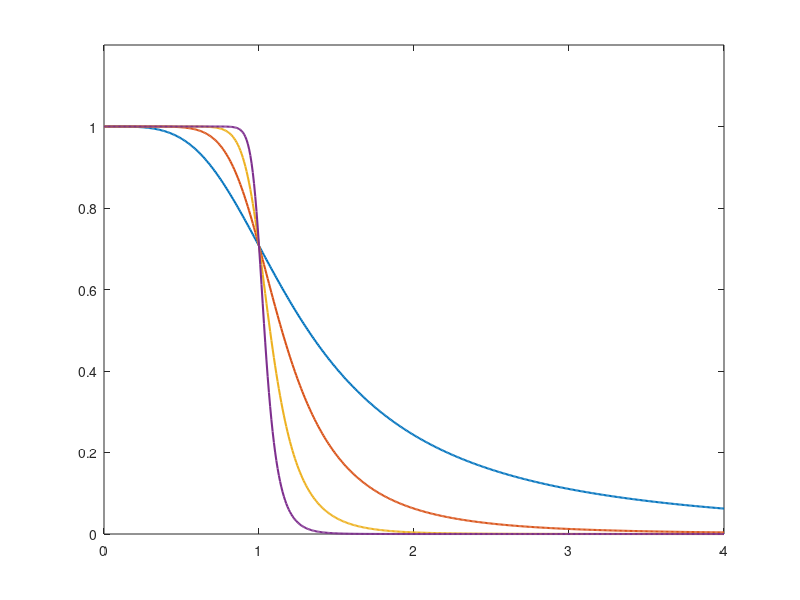

Write MATLAB code to recreate this figure. (Note: this script raises an error after producing the figure.)
function fig1_27

% FIGURE 1.27: Magnitude reponses of lowpass Butterworth filters

clc
clear
fprintf ('Figure 1.27: Magnitude responses of lowpass Butterworth filters\n\n')
p = 501;
fc = 1;
fmax = 4*fc;
f = linspace(0,fmax,p);
nmax = 4;

% Compute magnitude spectra

for n = 1 : nmax
   for i = 1 : p
      k = 2^n;
      B(n,i) = 1/sqrt(1 + (f(i)/fc)^(2*k));
   end
end

% Plot them

figure
plot (f,B,'LineWidth',1.5)
axis ([0 fmax 0 1.2])
f_labels ('','{\itf} (Hz)','|{\itH_a(f)}|')
title ('Butterworth filters')
text (2,.28,'2')
text (1.7,.15,'4')
text (1.4,.1,'8')
text (1.05,.04,'16')

% Add ideal characteristic 

hold on
plot ([0 fc fc fmax],[1 1 0 0],'k','LineWidth',1.0)
f_wait 
